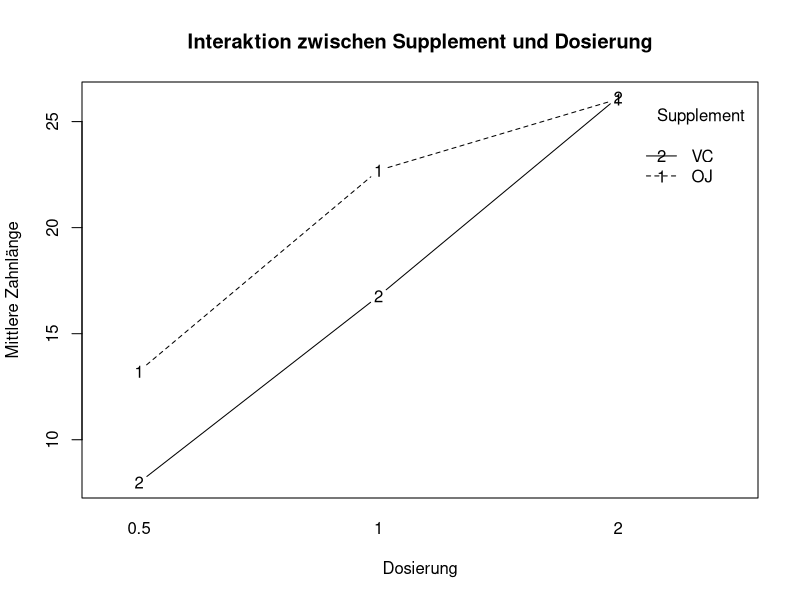

R code for this plot:
# ============================================================
# PORTFOLIO – METHODENLEHRE IIb
# Aufgabe 2: Zweiweg-Varianzanalyse ohne Messwiederholung
#
# Autor: Okan Acikel
# ============================================================


# ------------------------------------------------------------
# 1. Vorbereitung
# ------------------------------------------------------------

# Datensatz laden
data("ToothGrowth")

# Überblick über den Datensatz
str(ToothGrowth)
head(ToothGrowth)

# dose von einer numerischen Variable
# in eine Faktorvariable umwandeln
ToothGrowth$dose <- factor(ToothGrowth$dose)

# Kontrolle
str(ToothGrowth)


# ============================================================
# AUFGABE 1: LEVENE-TEST
# ============================================================

# Paket laden
# Falls noch nicht installiert:
# install.packages("car")

library(car)

# Levene-Test durchführen
leveneTest(
  len ~ supp * dose,
  data = ToothGrowth
)


# ============================================================
# AUFGABE 2: ZWEIWEG-ANOVA
# ============================================================

# Zweiweg-ANOVA berechnen
anova_modell <- aov(
  len ~ supp * dose,
  data = ToothGrowth
)

# ANOVA-Tabelle ausgeben
summary(anova_modell)


# ------------------------------------------------------------
# Interaktionsplot erstellen
# ------------------------------------------------------------

interaction.plot(
  x.factor = ToothGrowth$dose,
  trace.factor = ToothGrowth$supp,
  response = ToothGrowth$len,
  fun = mean,
  type = "b",
  xlab = "Dosierung",
  ylab = "Mittlere Zahnlänge",
  trace.label = "Supplement",
  main = "Interaktion zwischen Supplement und Dosierung"
)


# ------------------------------------------------------------
# Gruppenmittelwerte berechnen
# ------------------------------------------------------------

aggregate(
  len ~ supp + dose,
  data = ToothGrowth,
  FUN = mean
)
